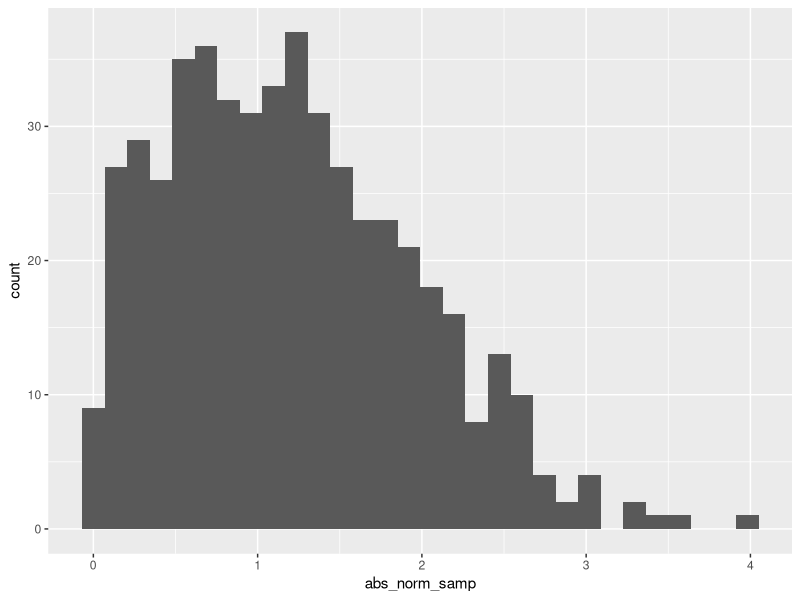

Reproduce this figure in R.
## ---- chunk 1
samp = rnorm(100)
length(samp)
## ---- chunk 2
library(tidyverse) 
la_df = tibble(
  norm_samp = rnorm(500, mean = 1), 
  norm_samp_pos = norm_samp > 0, 
  abs_norm_samp = abs(norm_samp)
)

ggplot(la_df, aes(x =abs_norm_samp)) + geom_histogram()

median_samp = median(pull(la_df, norm_samp))
